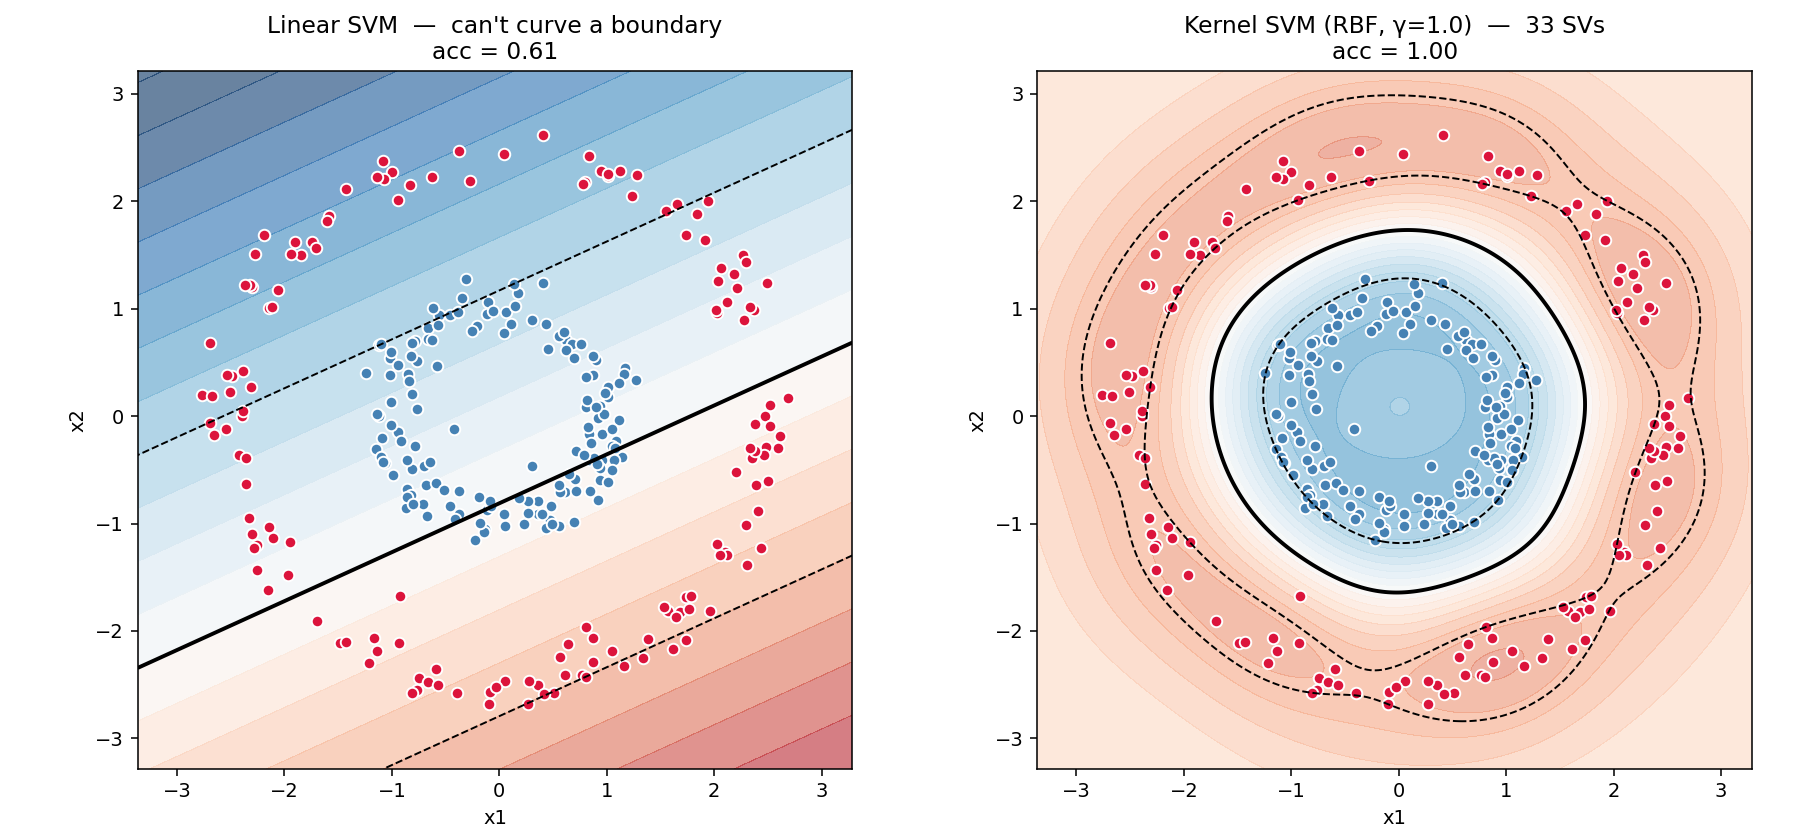

This figure's Python source:
"""Side-by-side: linear SVM fails on concentric rings, RBF kernel SVM works.

Output: diagram_kernel.png
"""

import numpy as np
import matplotlib.pyplot as plt

from from_scratch import LinearSVM, KernelSVM, make_rings


def plot_boundary(ax, model, X, y, title):
    pad = 0.6
    xx, yy = np.meshgrid(
        np.linspace(X[:, 0].min() - pad, X[:, 0].max() + pad, 250),
        np.linspace(X[:, 1].min() - pad, X[:, 1].max() + pad, 250),
    )
    grid = np.c_[xx.ravel(), yy.ravel()]
    Z = model.decision_function(grid).reshape(xx.shape)

    ax.contourf(xx, yy, Z, levels=20, cmap="RdBu_r", alpha=0.6, vmin=-2.5, vmax=2.5)
    ax.contour(xx, yy, Z, levels=[-1, 0, 1], colors="black",
               linestyles=["--", "-", "--"], linewidths=[1, 2, 1])

    ax.scatter(X[y == -1, 0], X[y == -1, 1], c="steelblue", edgecolors="white", s=35)
    ax.scatter(X[y == 1, 0], X[y == 1, 1], c="crimson", edgecolors="white", s=35)

    ax.set_aspect("equal")
    ax.set_xlim(xx.min(), xx.max())
    ax.set_ylim(yy.min(), yy.max())
    ax.set_title(title)
    ax.set_xlabel("x1")
    ax.set_ylabel("x2")


def main():
    X, y = make_rings(n=300, seed=0)
    lsvm = LinearSVM(lam=0.01, lr=0.01, n_iter=3000).fit(X, y)
    ksvm = KernelSVM(kernel="rbf", C=1.0, gamma=1.0).fit(X, y)

    acc_l = float(np.mean(lsvm.predict(X) == y))
    acc_k = float(np.mean(ksvm.predict(X) == y))

    fig, axes = plt.subplots(1, 2, figsize=(13, 6))
    plot_boundary(axes[0], lsvm, X, y,
                  f"Linear SVM  —  can't curve a boundary\nacc = {acc_l:.2f}")
    plot_boundary(axes[1], ksvm, X, y,
                  f"Kernel SVM (RBF, γ=1.0)  —  {ksvm.n_sv_} SVs\nacc = {acc_k:.2f}")

    fig.tight_layout()
    fig.savefig("diagram_kernel.png", dpi=140)
    print("wrote diagram_kernel.png")


if __name__ == "__main__":
    main()
